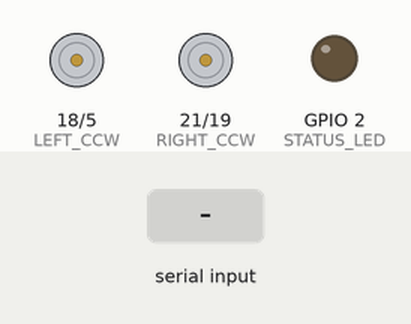
Simulated run of this sketch. Board: ESP32. Shown: motor-driver pin pairs drawn as motors (green arrow = first pin HIGH = forward, orange = second pin HIGH = backward, longer = more drive), output pins drawn as LEDs (lit = HIGH). Inputs (shaded band) come from the test bench. Nothing arrives over Bluetooth unless stated.

Above: at 1.2 s.
1.3 s: "1" received over the second serial link
At 2.0 s:
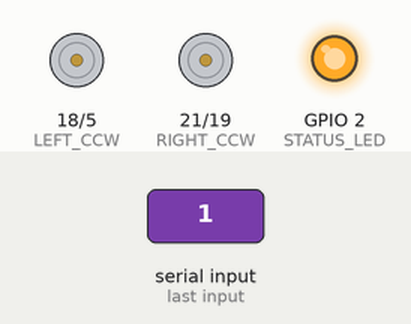
2.8 s: "F" received over the second serial link
At 3.7 s:
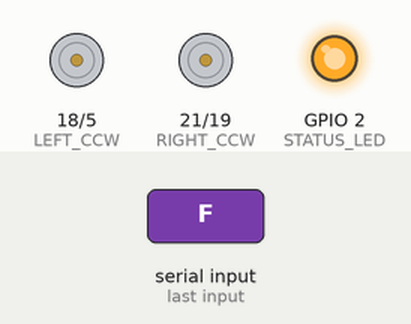
4.3 s: "B" received over the second serial link
At 4.8 s:
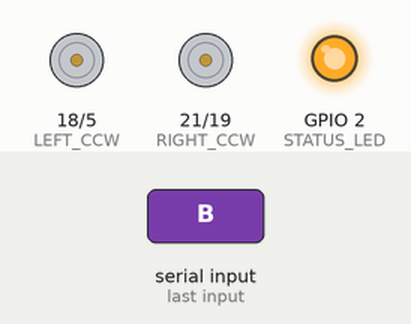
5.8 s: "L" received over the second serial link
At 7.0 s:
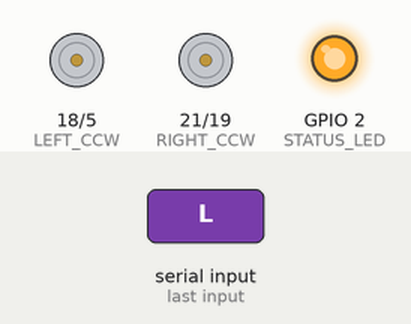
7.3 s: "R" received over the second serial link
At 8.2 s:
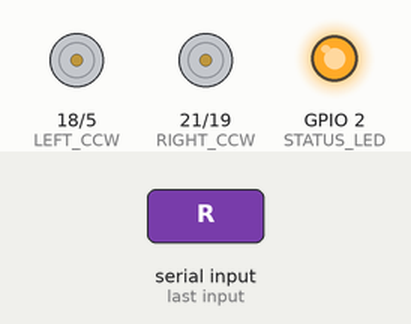
8.8 s: "0" received over the second serial link
At 10.0 s:
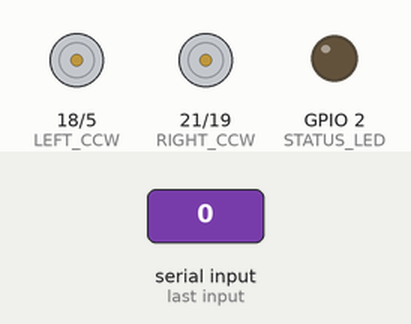
Timing chart, 0 to 11.3 s (numbered marks = the images above; inputs shaded):
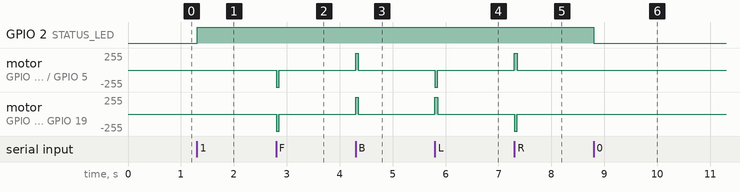

The sketch:

bluetooth-car-on-esp.ino
```cpp
#include "BluetoothSerial.h"
BluetoothSerial SerialBT;

const int LEFT_CW    = 5;
const int LEFT_CCW   = 18;
const int RIGHT_CW   = 19;
const int RIGHT_CCW  = 21;
const int STATUS_LED = 2;

const bool ACTIVE_HIGH = true;

bool controlEnabled = false;

int ON  = ACTIVE_HIGH ? HIGH : LOW;
int OFF = ACTIVE_HIGH ? LOW  : HIGH;

void allStop() {
  digitalWrite(LEFT_CW, OFF);
  digitalWrite(LEFT_CCW, OFF);
  digitalWrite(RIGHT_CW, OFF);
  digitalWrite(RIGHT_CCW, OFF);
}

void forward() {
 digitalWrite(LEFT_CW, ON);
  digitalWrite(LEFT_CCW, OFF);
  digitalWrite(RIGHT_CW, ON);
  digitalWrite(RIGHT_CCW, OFF);
  delay(50);
  allStop();
}

void backward() {
  digitalWrite(LEFT_CW, OFF);
  digitalWrite(LEFT_CCW, ON);
  digitalWrite(RIGHT_CW, OFF);
  digitalWrite(RIGHT_CCW, ON);
  delay(50);
  allStop();
}

void pivotRight() {
  digitalWrite(LEFT_CW, OFF);
  digitalWrite(LEFT_CCW, ON);
  digitalWrite(RIGHT_CW, ON);
  digitalWrite(RIGHT_CCW, OFF);
  delay(50);
  allStop();
}

void pivotLeft() {
  digitalWrite(LEFT_CW, ON);
  digitalWrite(LEFT_CCW, OFF);
  digitalWrite(RIGHT_CW, OFF);
  digitalWrite(RIGHT_CCW, ON);
  delay(50);
  allStop();
}

void setup() {
  Serial.begin(9600);
  pinMode(LEFT_CW, OUTPUT);
  pinMode(LEFT_CCW, OUTPUT);
  pinMode(RIGHT_CW, OUTPUT);
  pinMode(RIGHT_CCW, OUTPUT);
  pinMode(STATUS_LED, OUTPUT);
  allStop();
  digitalWrite(STATUS_LED, OFF);
  SerialBT.begin("especial");
}

void loop() {
  if (Serial.available()) SerialBT.write(Serial.read());

  if (SerialBT.available()) {
    char c = SerialBT.read();

    if (c == '1') {
      controlEnabled = true;
      digitalWrite(STATUS_LED, ON);
    } else if (c == '0') {
      controlEnabled = false;
      digitalWrite(STATUS_LED, OFF);
      allStop();
    } else if (controlEnabled) {
      switch (toupper(c)) {
        case 'F': forward();    break;
        case 'B': backward();   break;
        case 'L': pivotLeft();  break;
        case 'R': pivotRight(); break;
        case 'S': allStop();    break;
      }
    }
  }

  delay(5);
}
```

Measured:
- after the input at 1.3 s, GPIO 2 (STATUS_LED): LOW → HIGH at once
- after the input at 2.8 s, motor on GPIO 18 (LEFT_CCW) / GPIO 5 (LEFT_CW), motor on GPIO 21 (RIGHT_CCW) / GPIO 19 (RIGHT_CW): stopped → backward 255/255 at once, → stopped 0.05 s later
- after the input at 4.3 s, motor on GPIO 18 (LEFT_CCW) / GPIO 5 (LEFT_CW), motor on GPIO 21 (RIGHT_CCW) / GPIO 19 (RIGHT_CW): stopped → forward 255/255 at once, → stopped 0.05 s later
- after the input at 5.8 s, motor on GPIO 18 (LEFT_CCW) / GPIO 5 (LEFT_CW): stopped → backward 255/255 at once, → stopped 0.05 s later; motor on GPIO 21 (RIGHT_CCW) / GPIO 19 (RIGHT_CW): stopped → forward 255/255 at once, → stopped 0.05 s later
- after the input at 7.3 s, motor on GPIO 18 (LEFT_CCW) / GPIO 5 (LEFT_CW): stopped → forward 255/255 at once, → stopped 0.05 s later; motor on GPIO 21 (RIGHT_CCW) / GPIO 19 (RIGHT_CW): stopped → backward 255/255 at once, → stopped 0.05 s later
- after the input at 8.8 s, GPIO 2 (STATUS_LED): HIGH → LOW at once
